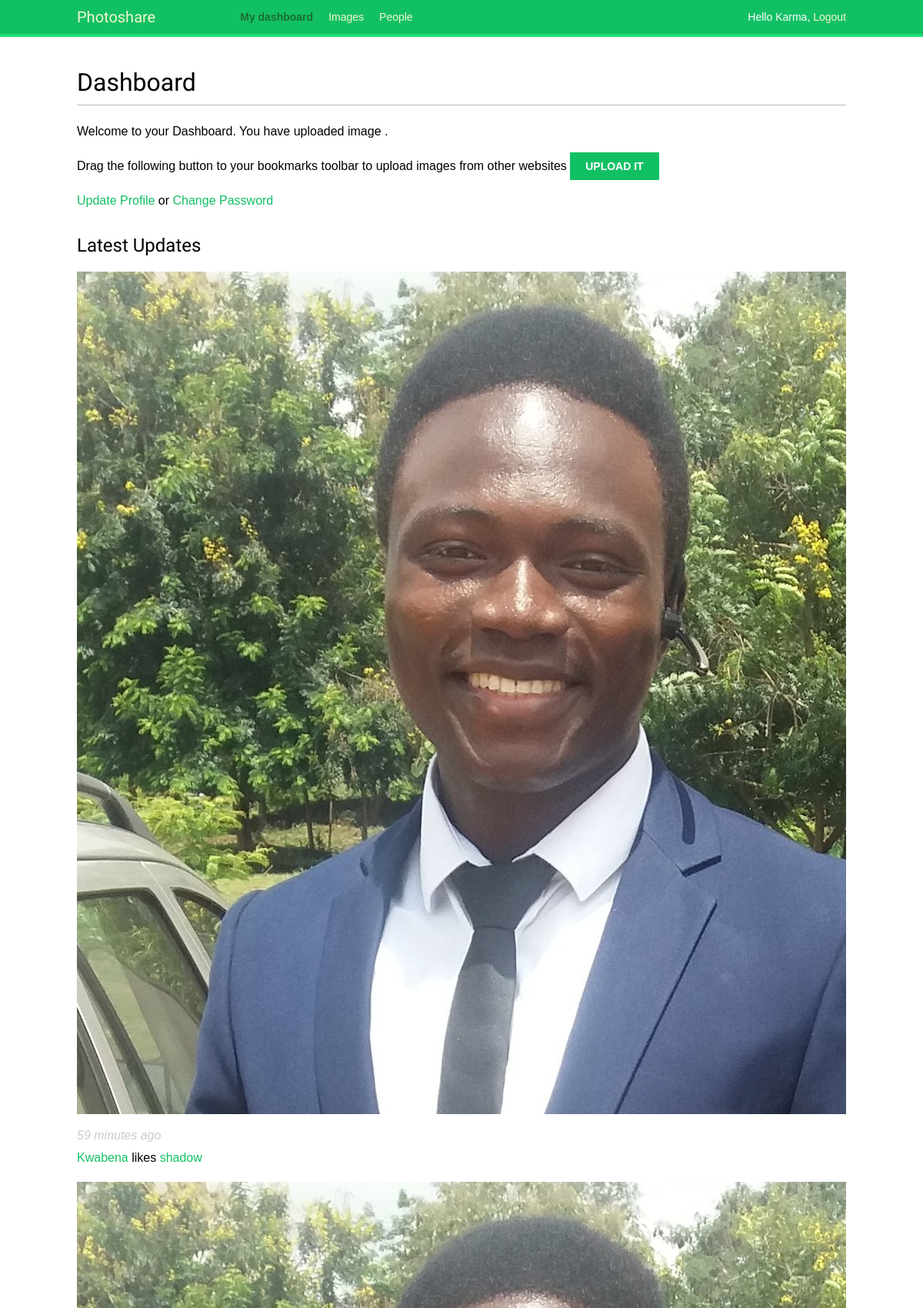
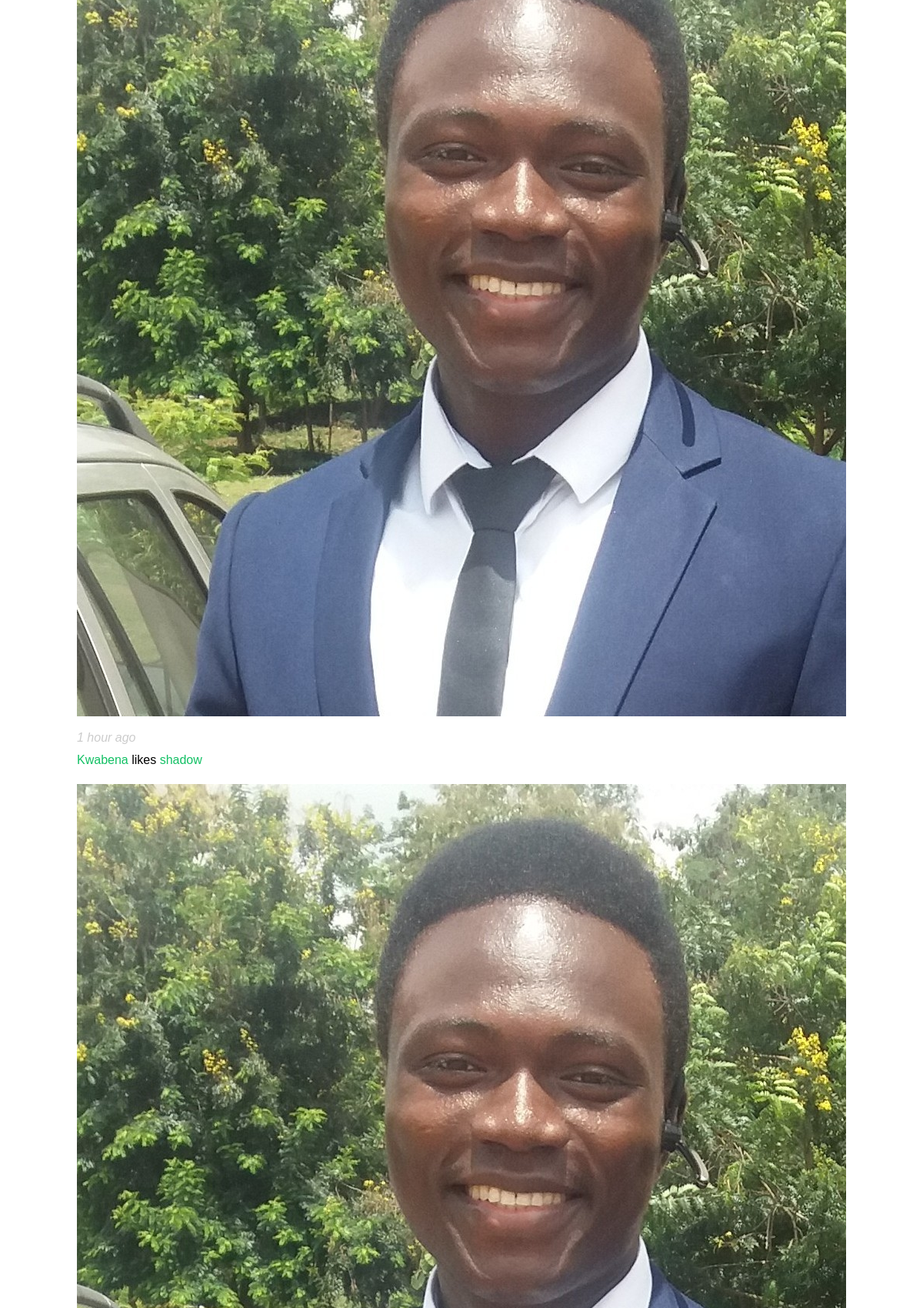
Page /accounts/dashboard/ (signed in, upper part) on the committed database (2 pictures, top to bottom).
### feeds/models.py (models this page shows)
class Feed(models.Model):
    user = models.ForeignKey('auth.User', related_name='actions',
                             on_delete=models.CASCADE, db_index=True)
    activity = models.CharField(max_length=150)
    target_model = models.ForeignKey(ContentType, blank=True, null=True,
                                     related_name='target_obj', on_delete=models.CASCADE)
    target_id = models.PositiveIntegerField(null=True, blank=True)
    target = GenericForeignKey('target_model','target_id')
    created = models.DateTimeField(auto_now_add=True, db_index=True)
    class Meta:
        ordering = ('-created',)

### images/models.py (models this page shows, shortened)
class Image(models.Model):
    author = models.ForeignKey(settings.AUTH_USER_MODEL,
                               on_delete=models.CASCADE,
                               related_name='images_uploaded')
    title  = models.CharField(max_length=100)
    slug = models.SlugField(max_length=100, blank=True)
    url = models.URLField()
    image = models.ImageField(upload_to='images/%Y/')
    description = models.TextField(blank=True)
    created = models.DateField(auto_now_add=True, db_index=True)
    users = models.ManyToManyField(settings.AUTH_USER_MODEL, related_name='images_liked', blank=True)
    total_image_likes = models.PositiveIntegerField(db_index=True, default=0)
    def __str__(self):
        return self.title
    def get_absolute_url(self):
        return reverse('image_detail', args=[self.id, self.slug])

### accounts/views.py (the view)
# urls.py: path('dashboard/', dashboard_view, name='dashboard'),
@login_required
def dashboard_view(request):
    activities = Feed.objects.exclude(user=request.user)
    following_ids = request.user.following.values_list('id', flat=True)
    if following_ids:
        activities = activities.filter(user_id__in=following_ids)
    activities = activities.select_related('user', 'user__profile').prefetch_related('target')[:8]
    return render(request, 'accounts/dashboard.html',
                  {'section':'dashboard', 'activities':activities})

### templates/accounts/dashboard.html (shortened to what this page needs)
{% extends "base.html" %}
{% block content %}
  <h1>Dashboard</h1>
  {% with total_images=request.user.images_created.count %}
    <p>Welcome to your Dashboard. You have uploaded {{ total_images }} image {{total_images|pluralize }}.</p></p>
  {% endwith %}
  <p>
    Drag the following button to your bookmarks toolbar to upload images from other websites
     <a href="javascript:{% include 'images/upload.js' %}" class="button">Upload it</a></p>
 <p>
    <a href="{% url 'profile_update' %}">Update Profile</a> or
    <a href="{% url 'password_change' %}">Change Password</a>
  </p>
  <h2>Latest Updates</h2>
  <div id="action-list">
    {% for activity in activities %}
      {% include 'feeds.html' %}
    {% endfor %}
  </div>
{% endblock content %}

### templates/base.html (shortened to what this page needs)
{% load static %}
<!DOCTYPE html>
<html>
<head>
    <link rel="stylesheet" href="{% static 'css/base.css' %}">
</head>
<body>
    <div id="header">
        <span class="logo">Photoshare</span>
        {% if request.user.is_authenticated %}
        <ul class="menu">
            <li {% if section == "dashboard" %}class="selected"{% endif %}>
              <a href="{% url "dashboard" %}">My dashboard</a>
            </li>
            <li {% if section == "images" %}class="selected"{% endif %}>
              <a href="{% url 'image_list'%}">Images</a>
            </li>
            <li {% if section == "people" %}class="selected"{% endif %}>
              <a href="{% url 'user_list' %}">People</a>
            </li>
          </ul>
        {% endif %}
        <span class="user">
          {% if request.user.is_authenticated %}
            Hello {{ request.user.username }},
            <a href="{% url 'logout' %}">Logout</a>
          {% else %}
            <a href="{% url 'login' %}">Log In</a>
          {% endif %}
        </span>
    </div>
    <div id="content">
        {% block content %}
        {% endblock content %}
    </div>
</body>
</html>

### templates/feeds.html (shortened to what this page needs)
{% load thumbnail %}
{% with user=activity.user profile=activity.user.profile %}
<div class="action">
  <div class="images">
    {% if profile.image %}
      {% thumbnail user.profile.image "80x80" crop="100%" as image %}
      <a href="{{ user.get_absolute_url }}">
        <img src="{{ image.url }}" alt="{{ user.get_full_name }}"
         class="item-img">
      </a>
    {% endif %}
  </div>
  <div class="info">
    <p>
      <span class="date">{{ activity.created|timesince }} ago</span>
      <br />
      <a href="{{ user.get_absolute_url }}">
        {{ user.first_name }}
      </a>
      {{ activity.activity }}
      {% if activity.target %}
        {% with target=activity.target %}
          <a href="{{ target.get_absolute_url }}">{{ target }}</a>
        {% endwith %}
      {% endif %}
    </p>
  </div>
</div>
{% endwith %}

### static/css/base.css (style rules this page uses)
body { margin:0; padding:0; font-family:helvetica, sans-serif; }
p { line-height: 1.8; }
a { color:#12c064; text-decoration:none; }
h1, h2, h3, h4, h5 , h6 { font-family: 'Muli', sans-serif; font-weight:normal; }
h1 { border-bottom:1px solid #bbb; padding:0 0 10px 0; margin:10px 0 20px 0; }
h2 { margin:30px 0 20px; }
#header { padding:10px 100px; font-size:14px; background:#12c064; color:#fff; border-bottom:4px solid #1cdf78; overflow:auto; }
#header .logo { font-family: 'Muli', sans-serif; float:left; color:#f3f7cc; font-size:20px; margin-right:10%; }
#header ul.menu { list-style:none; float:left; margin:0; padding:0; }
#header ul.menu li { float:left; padding:4px 10px; }
#header ul.menu li.selected a, #header ul.menu li.selected a:hover { color:#1b6d32; font-weight:bold; }
#header a { color:#f3f7cc; }
#header .user { float:right; padding-top:4px; }
#content { padding:30px 100px; }
input[type=submit], a.button { font-weight:bold; background:#12c064; color:#fff; padding:10px 20px; font-size:14px; text-transform:uppercase; }
.action { clear:both; overflow:auto; }
.action .images { float:left; margin:0 10px 10px 0; }
.action .date { font-style:italic; color:#ccc; }

### rows in the picture
Feed: created "59 minutes", user.first_name "Kwabena", activity "likes", target "shadow"
Feed: created "1 hour", user.first_name "Kwabena", activity "likes", target "shadow"

### other values in the picture
{{ request.user.username }} "Karma"
